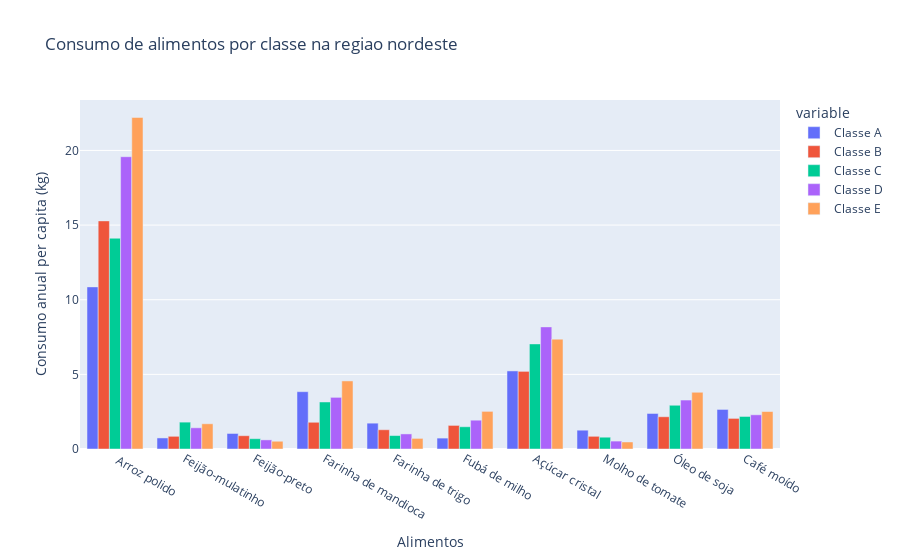

Notebook cell for this chart:
### Markdown cell above
* Região nordeste

### Code cell
fig = px.bar(consumo_nordeste, x = 'Items', barmode= 'group', y = ['Classe A', 'Classe B', 'Classe C', 'Classe D', 'Classe E'], title = 'Consumo de alimentos por classe na regiao nordeste', labels= {'Items': 'Alimentos', 'value': 'Consumo anual per capita (kg)' })
fig.show()

### Figure 1 — Plotly figure (JSON) as saved in the notebook; plotly's stock layout.template omitted (floating-point values rounded to 4 significant figures)
{"data": [{"alignmentgroup": "True", "hovertemplate": "variable=Classe A<br>Alimentos=%{x}<br>Consumo anual per capita (kg)=%{y}<extra></extra>", "legendgroup": "Classe A", "marker": {"color": "#636efa", "pattern": {"shape": ""}}, "name": "Classe A", "offsetgroup": "Classe A", "orientation": "v", "showlegend": true, "textposition": "auto", "type": "bar", "x": [" Arroz polido", "Feijão-mulatinho", "Feijão-preto", "Farinha de mandioca", "Farinha de trigo", "Fubá de milho", "Açúcar cristal", "Molho de tomate", "Óleo de soja", "Café moído"], "xaxis": "x", "y": [10.86, 0.74, 1.04, 3.84, 1.73, 0.73, 5.23, 1.26, 2.38, 2.65], "yaxis": "y"}, {"alignmentgroup": "True", "hovertemplate": "variable=Classe B<br>Alimentos=%{x}<br>Consumo anual per capita (kg)=%{y}<extra></extra>", "legendgroup": "Classe B", "marker": {"color": "#EF553B", "pattern": {"shape": ""}}, "name": "Classe B", "offsetgroup": "Classe B", "orientation": "v", "showlegend": true, "textposition": "auto", "type": "bar", "x": [" Arroz polido", "Feijão-mulatinho", "Feijão-preto", "Farinha de mandioca", "Farinha de trigo", "Fubá de milho", "Açúcar cristal", "Molho de tomate", "Óleo de soja", "Café moído"], "xaxis": "x", "y": [15.28, 0.85, 0.89, 1.79, 1.29, 1.58, 5.2, 0.85, 2.16, 2.05], "yaxis": "y"}, {"alignmentgroup": "True", "hovertemplate": "variable=Classe C<br>Alimentos=%{x}<br>Consumo anual per capita (kg)=%{y}<extra></extra>", "legendgroup": "Classe C", "marker": {"color": "#00cc96", "pattern": {"shape": ""}}, "name": "Classe C", "offsetgroup": "Classe C", "orientation": "v", "showlegend": true, "textposition": "auto", "type": "bar", "x": [" Arroz polido", "Feijão-mulatinho", "Feijão-preto", "Farinha de mandioca", "Farinha de trigo", "Fubá de milho", "Açúcar cristal", "Molho de tomate", "Óleo de soja", "Café moído"], "xaxis": "x", "y": [14.12, 1.8, 0.69, 3.15, 0.9, 1.49, 7.04, 0.79, 2.93, 2.18], "yaxis": "y"}, {"alignmentgroup": "True", "hovertemplate": "variable=Classe D<br>Alimentos=%{x}<br>Consumo anual per capita (kg)=%{y}<extra></extra>", "legendgroup": "Classe D", "marker": {"color": "#ab63fa", "pattern": {"shape": ""}}, "name": "Classe D", "offsetgroup": "Classe D", "orientation": "v", "showlegend": true, "textposition": "auto", "type": "bar", "x": [" Arroz polido", "Feijão-mulatinho", "Feijão-preto", "Farinha de mandioca", "Farinha de trigo", "Fubá de milho", "Açúcar cristal", "Molho de tomate", "Óleo de soja", "Café moído"], "xaxis": "x", "y": [19.58, 1.42, 0.61, 3.46, 1.01, 1.93, 8.18, 0.53, 3.28, 2.29], "yaxis": "y"}, {"alignmentgroup": "True", "hovertemplate": "variable=Classe E<br>Alimentos=%{x}<br>Consumo anual per capita (kg)=%{y}<extra></extra>", "legendgroup": "Classe E", "marker": {"color": "#FFA15A", "pattern": {"shape": ""}}, "name": "Classe E", "offsetgroup": "Classe E", "orientation": "v", "showlegend": true, "textposition": "auto", "type": "bar", "x": [" Arroz polido", "Feijão-mulatinho", "Feijão-preto", "Farinha de mandioca", "Farinha de trigo", "Fubá de milho", "Açúcar cristal", "Molho de tomate", "Óleo de soja", "Café moído"], "xaxis": "x", "y": [22.21, 1.69, 0.52, 4.56, 0.71, 2.52, 7.36, 0.47, 3.8, 2.51], "yaxis": "y"}], "layout": {"barmode": "group", "legend": {"title": {"text": "variable"}, "tracegroupgap": 0}, "title": {"text": "Consumo de alimentos por classe na regiao nordeste"}, "xaxis": {"anchor": "y", "domain": [0, 1], "title": {"text": "Alimentos"}}, "yaxis": {"anchor": "x", "domain": [0, 1], "title": {"text": "Consumo anual per capita (kg)"}}}}
